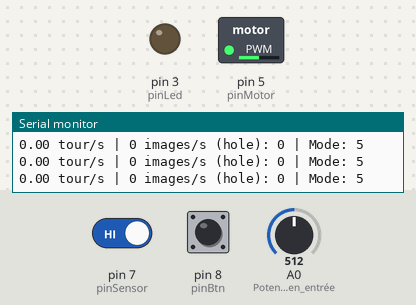
The sketch below on a simulated Arduino Uno, built with avr-gcc and run on an emulated ATmega328P. Parts: switched loads named in the sketch (green lamp = pin HIGH), output pins drawn as LEDs (lit = HIGH), the last lines printed to the serial monitor. The inputs (shaded band) are chosen by the test bench; at power-on: pin 8 (pinBtn) LOW, A0 (Potentiomètre_en_entrée) = 512, pin 7 (pinSensor) HIGH.

Above: at 1.2 s.
1.3 s: pin 8 (pinBtn) pulled HIGH for 1 s
At 1.81 s:
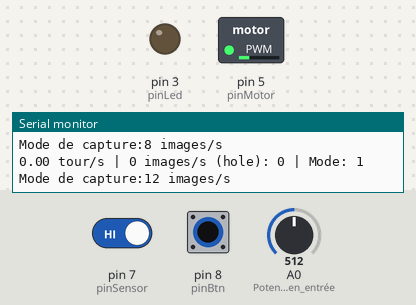
4.1 s: pin 8 (pinBtn) pulled HIGH for 0.15 s
At 5.0 s:
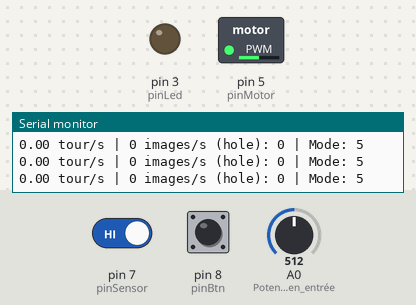
7.2 s: A0 (Potentiomètre_en_entrée) set to 122
At 8.1 s:
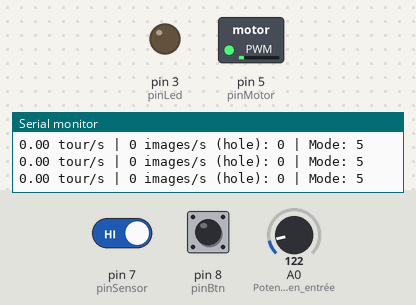
8.7 s: A0 (Potentiomètre_en_entrée) set to 0
At 9.8 s:
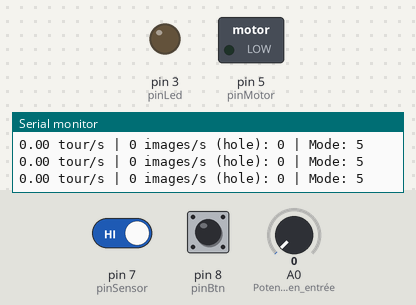
10.2 s: A0 (Potentiomètre_en_entrée) set to 3
13.2 s: A0 (Potentiomètre_en_entrée) set to 6
At 14.3 s:
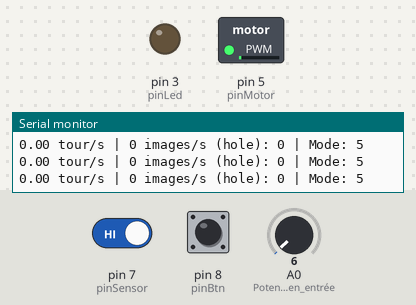
Timing chart, 0 to 16.2 s (numbered marks = the images above; inputs shaded):
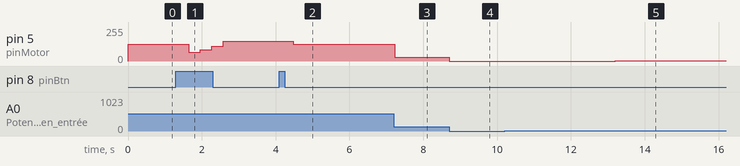

Measured:
- after the input at 1.3 s, pin 5 (pinMotor): 127/255 → 65/255 after 0.35 s, → 83/255 0.31 s later, → 112/255 0.31 s later, → 150/255 0.31 s later
- after the input at 4.1 s, pin 5 (pinMotor): 150/255 → 127/255 after 0.37 s
- after the input at 7.2 s, pin 5 (pinMotor): 127/255 → 30/255 at once
- after the input at 8.7 s, pin 5 (pinMotor): 30/255 → 0/255 at once
- after the input at 13.2 s, pin 5 (pinMotor): 0/255 → 1/255 at once

The sketch:

sketch_nov18a.ino
```cpp
#define pinMotor 5 // Pin du moteur (Compatible PWM)
#define pinSensor 7 // Pin du capteur de trou
#define pinLed 3 // Pin de la LED
#define pinBtn 8 // Pin du bouton de changement de mode
#define nb_images 12 // Nombre d'images sur le disque
#define nb_trous 60 // Nombre de trous sur le disque
unsigned long start, tpsLed; // Temps de démarrage et temps de la dernière allumage de la LED
int hole = 0; // Nombre de "trous" détectés
int lightHole = 0; // Nombre de trous pour la lumière
int selectedSpeed; // Vitesse sélectionnée pour le moteur (Mode: 1-4)
int mode = 5;
bool EtatLED;
int lastSpeed = HIGH; // Dernière valeur lue du capteur

void setup() {
  pinMode(pinSensor, INPUT); // Capteur en entrée (LOGIQUE)
  pinMode(pinLed, OUTPUT); // LED en sortie (LOGIQUE)
  pinMode(pinBtn, INPUT); // Bouton en entrée (LOGIQUE)
  pinMode(pinMotor, OUTPUT); // Moteur en sortie (PWM)
  pinMode(A0, INPUT); // Potentiomètre en entrée (ANALOGIQUE)
  Serial.begin(9600);
}

void loop() {
  unsigned long current = millis(); // Récupération du temps actuel
  // Lecture du potentiomètre et contrôle du moteur
  int valpot = analogRead(A0); // Lecture de la valeur du potentiomètre
  if(valpot >= 750) valpot = 750; // Bridage pour éviter que le moteur crash
  int valum = map(valpot, 0, 1023, 0, 255); // Conversion de la valeur du potentiomètre en valeur de PWM (1 octet)
  int btnState = digitalRead(pinBtn); // Lecture de l'état du bouton


  bool valSpeed = digitalRead(pinSensor); // Lecture de la valeur du capteur

  /**
   * On fait tourner le moteur à une vitesse fixe en fonction du mode
   */
  if(mode == 5){ // Mode potentiomètre
    analogWrite(pinMotor, valum);
  }else{ // Mode de vitesses à valeurs fixes
    analogWrite(pinMotor, selectedSpeed);
  }

  // On verifie que la dernière valeur lu est 1 et qu'on est fasse à un trou (état nul)
  if (valSpeed == 0 && lastSpeed != 0) {
    hole++; // On incrémente le nombre de trous
    lightHole++; // On incrémente le nombre de trous pour la lumière
  }
  if(lightHole >= nb_trous/nb_images){ // On allume la LED tous les 60/nb_images trous
    lightHole = 0; // On réinitialise le compteur pour la lumière (nouveau cycle)
    tpsLed = current; // On enregistre le temps actuel
    EtatLED= 1;
  }
  if (((current-tpsLed) > 4) & (EtatLED ==1)){ // On éteint la LED après 4ms
    EtatLED = 0;
  }

  if(btnState){ // En cas d'appui sur le bouton, on change de mode
    mode++;
    if(mode > 5) mode = 1; // On revient au premier mode si on dépasse le dernier
    displayMode(mode); // Affichage du mode
    delay(300); // Délai pour éviter les rebonds
  }


  // Mise à jour toutes les secondes

  if (current - start >= 1000) {
    float finalSpeed = hole / (float) nb_trous; // Vitesse en tours par seconde
    int imageSpeed = finalSpeed * nb_images; // Vitesse en images par seconde
    // Message de debug
    Serial.println(String(finalSpeed) + " tour/s | " +String(imageSpeed)+ " images/s (hole): " + String(hole) + " | Mode: " + mode);
    hole = 0; // Réinitialisation du compteur de trous
  }
  digitalWrite(pinLed,EtatLED);
  lastSpeed = valSpeed;
}

/**
 * Affiche le mode actuel de capture utilisé
 * En fonction de vitesses prédéfinies ou du potentiomètre
 * @param mode Mode de capture suivant
 */
void displayMode(int mode){
  String text = "";
  switch(mode){
    case 1:
      text = "8 images/s";
      selectedSpeed = 65;
      break;
    case 2:
      text = "12 images/s";
      selectedSpeed = 83;
      break;
    case 3:
      text = "18 images/s";
      selectedSpeed = 112;
      break;
    case 4:
      text = "24 images/s";
      selectedSpeed = 150;
      break;
    case 5:
      text = "Potentiomètre";
      break;
  }
  Serial.println("Mode de capture:" + String(text));
}
```
